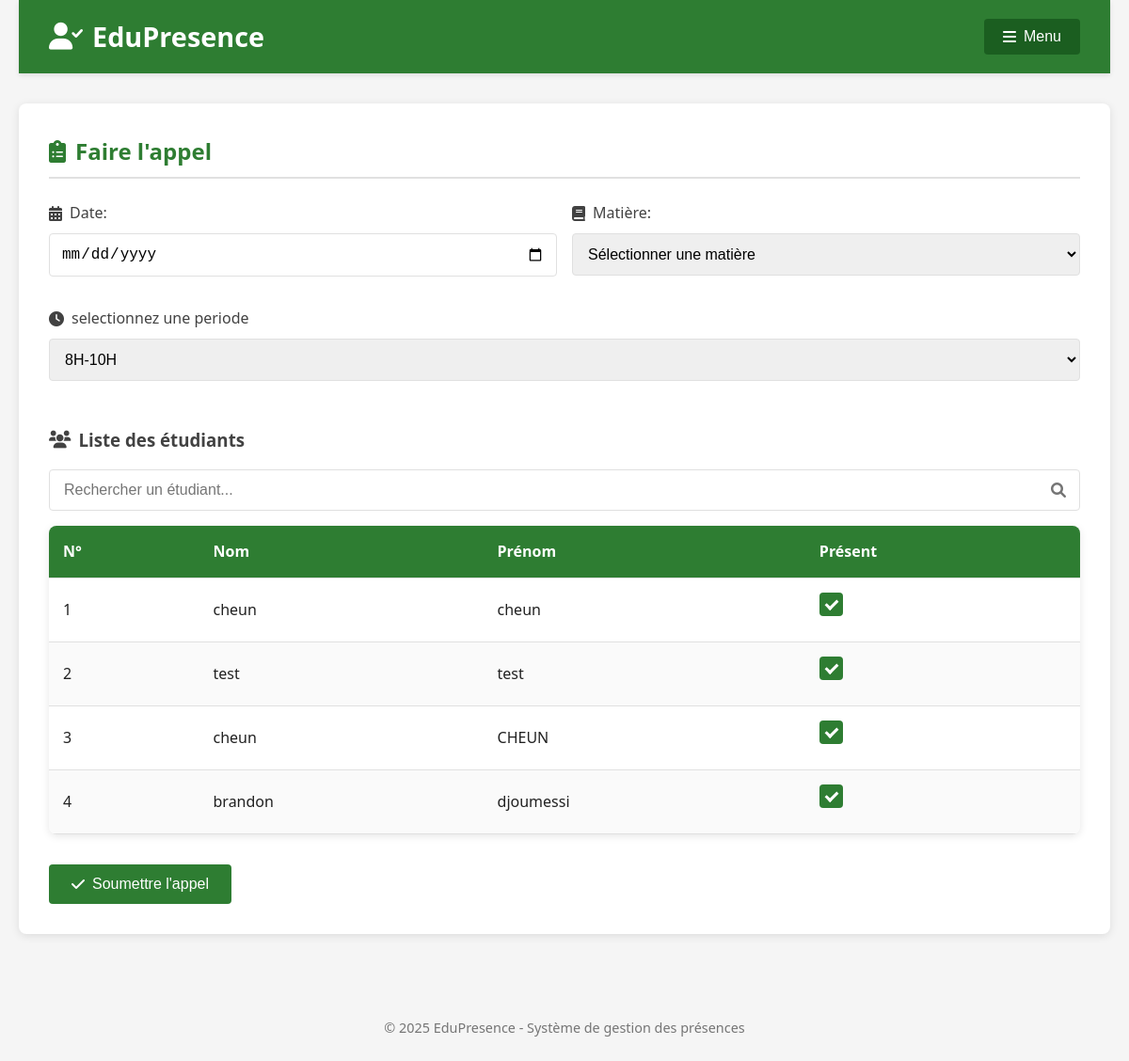
The app's page /vue/delegue/acceuilD.php (signed in) with its own data.
### tables this page shows
CREATE TABLE IF NOT EXISTS `utilisateur` (
  `id_etudiant` int NOT NULL AUTO_INCREMENT,
  `nom` varchar(255) NOT NULL,
  `prenom` varchar(255) NOT NULL,
  `email` varchar(255) NOT NULL,
  `mot_de_passe` varchar(255) NOT NULL,
  `filiere` varchar(255) NOT NULL,
  `niveau` int NOT NULL,
  `classe` varchar(255) NOT NULL,
  `role` varchar(255) NOT NULL DEFAULT 'etudiant',
  PRIMARY KEY (`id_etudiant`)
);

### modele/methode.php (called while the page is built, shortened)
<?php
function recupEtudiantByClass($db,$niveau,$filiere,$classe){
    $requete=$db->prepare('SELECT * from utilisateur where niveau=? and classe=? and filiere=?');
    $requete->execute(array($niveau,$classe,$filiere));
    $etudiants=array();
    while($ligne=$requete->fetch(PDO::FETCH_ASSOC)){
        $etudiants[]=['id'=>$ligne['id_etudiant'],'nom'=>$ligne["nom"],'prenom'=>$ligne['prenom'],'filiere'=>$ligne['filiere'],'niveau'=>$ligne['niveau'],'classe'=>$ligne['classe']];
    }
    return $etudiants;
}
?>

### vue/delegue/acceuilD.php (the view, shortened to what this page needs)
<?php
require "../../modele/methode.php";
$students = recupEtudiantByClass($db,$_SESSION['niveau'],$_SESSION['filiere'],$_SESSION['classe']);
$showVerificationForm = false;
?>
<!DOCTYPE html>
<html lang="fr">
<head>
    <link rel="stylesheet" href="styles.css">
    <link rel="stylesheet" href="https://cdnjs.cloudflare.com/ajax/libs/font-awesome/6.0.0/css/all.min.css">
</head>
<body>
    <div class="container">
        <header>
            <h1><i class="fas fa-user-check"></i> EduPresence</h1>
            <nav>
                <div class="dropdown">
                    <button class="dropbtn"><i class="fas fa-bars"></i> Menu</button>
                </div>
            </nav>
        </header>
        <main>
            <?php if ($showVerificationForm): ?>
                <section class="verification-form">
                    <h3><i class="fas fa-lock"></i> Vérification</h3>
                    <p>Un code de vérification a été envoyé à djoumessiivan2006@gmail.com</p>
                    <form method="POST" action="">
                        <div>
                            <input type="text" name="verification_code" placeholder="Code" maxlength="4" required>
                        </div>
                        <div>
                            <button type="submit" name="verify_code">Vérifier</button>
                            <button type="button" class="cancel" onclick="window.location.href='acceuilD.php'">Annuler</button>
                        </div>
                    </form>
                </section>
            <?php else: ?>
                <section class="attendance-form">
                    <h2><i class="fas fa-clipboard-list"></i> Faire l'appel</h2>
                    <form method="POST">
                        <div class="form-group">
                            <div class="form-row">
                                <div class="form-field">
                                    <label for="date"><i class="fas fa-calendar-alt"></i> Date:</label>
                                    <input type="date" id="date" name="date" min="<?php echo date('y-m-d') ?>" required>
                                </div>
                                <div class="form-field">
                                    <label for="subject"><i class="fas fa-book"></i> Matière:</label>
                                    <select id="subject" name="subject" required>
                                        <option value="">Sélectionner une matière</option>
                                    </select>
                                </div>
                            </div>
                            <div class="form-row">
                                <div class="form-field">
                                    <label for="periode"><i class="fas fa-clock"></i>selectionnez une periode</label>
                                    <select id="periode" name="periode" required>
                                        <option value="8H-10H">8H-10H</option>
                                    </select>
                                </div>
                            </div>
                        </div>
                        <div class="student-list">
                            <h3><i class="fas fa-users"></i> Liste des étudiants</h3>
                            <div class="search-bar">
                                <input type="text" id="search-student" placeholder="Rechercher un étudiant...">
                                <i class="fas fa-search search-icon"></i>
                            </div>
                            <table id="students-table">
                                <thead>
                                    <tr>
                                        <th>N°</th>
                                        <th>Nom</th>
                                        <th>Prénom</th>
                                        <th>Présent</th>
                                    </tr>
                                </thead>
                                <tbody id="students-body">
                                    <?php foreach ($students as $index => $student): ?>
                                    <tr>
                                        <td><?php echo $index + 1; ?></td>
                                        <td><?php echo htmlspecialchars($student['prenom']); ?></td>
                                        <td><?php echo htmlspecialchars($student['nom']); ?></td>
                                        <td>
                                            <label class="checkbox-container">
                                                <span class="checkmark"></span>
                                            </label>
                                        </td>
                                    </tr>
                                    <?php endforeach; ?>
                                </tbody>
                            </table>
                        </div>
                        <div class="submit-section">
                            <button type="submit" name="submit_attendance" class="btn-submit">
                                <i class="fas fa-check"></i> Soumettre l'appel
                            </button>
                        </div>
                    </form>
                </section>
            <?php endif; ?>
        </main>
        <footer>
            <p>&copy; <?php echo date('Y'); ?> EduPresence - Système de gestion des présences</p>
        </footer>
    </div>
</body>
</html>

### vue/delegue/styles.css (style rules this page uses)
:root { --primary-green: #2e7d32; --light-green: #4caf50; --dark-green: #1b5e20; --primary-gray: #757575; --light-gray: #e0e0e0; --dark-gray: #424242; --primary-red: #c62828; --light-red: #ef5350; --dark-red: #b71c1c; --white: #ffffff; --black: #212121; --background: #f5f5f5; }
* { margin: 0; padding: 0; box-sizing: border-box; }
body { font-family: 'Segoe UI', Tahoma, Geneva, Verdana, sans-serif; background-color: var(--background); color: var(--black); line-height: 1.6; }
.container { max-width: 1200px; margin: 0 auto; padding: 0 20px; }
header { background-color: var(--primary-green); color: var(--white); padding: 1rem 0; box-shadow: 0 2px 5px rgba(0, 0, 0, 0.1); display: flex; justify-content: space-between; align-items: center; padding: 1rem 2rem; }
header h1 { font-size: 1.8rem; margin: 0; display: flex; align-items: center; }
header h1 i { margin-right: 10px; }
.dropdown { position: relative; display: inline-block; }
.dropbtn { background-color: var(--dark-green); color: var(--white); padding: 10px 20px; font-size: 16px; border: none; cursor: pointer; border-radius: 4px; display: flex; align-items: center; gap: 8px; transition: background-color 0.3s; }
main { padding: 2rem 0; }
section { background-color: var(--white); border-radius: 8px; box-shadow: 0 2px 10px rgba(0, 0, 0, 0.1); padding: 2rem; margin-bottom: 2rem; transition: transform 0.3s, box-shadow 0.3s; }
h2 { color: var(--primary-green); margin-bottom: 1.5rem; border-bottom: 2px solid var(--light-gray); padding-bottom: 0.5rem; display: flex; align-items: center; gap: 10px; }
h3 { color: var(--dark-gray); margin: 1rem 0; display: flex; align-items: center; gap: 8px; }
.form-group { margin-bottom: 1.5rem; }
.form-row { display: flex; gap: 1rem; margin-bottom: 1rem; flex-wrap: wrap; }
.form-field { flex: 1; min-width: 200px; margin-bottom: 1rem; }
label { display: block; margin-bottom: 0.5rem; font-weight: 500; color: var(--dark-gray); display: flex; align-items: center; gap: 8px; }
input[type="text"], input[type="date"], input[type="time"], select, textarea { width: 100%; padding: 12px; border: 1px solid var(--light-gray); border-radius: 4px; font-size: 16px; transition: border-color 0.3s, box-shadow 0.3s; }
.student-list { margin-top: 2rem; }
.search-bar { margin-bottom: 1rem; position: relative; }
.search-bar input { width: 100%; padding: 12px 40px 12px 15px; border: 1px solid var(--light-gray); border-radius: 4px; font-size: 16px; transition: border-color 0.3s, box-shadow 0.3s; }
.search-icon { position: absolute; right: 15px; top: 50%; transform: translateY(-50%); color: var(--primary-gray); }
table { width: 100%; border-collapse: collapse; margin-top: 1rem; box-shadow: 0 2px 8px rgba(0, 0, 0, 0.1); border-radius: 8px; overflow: hidden; }
th, td { padding: 15px; text-align: left; border-bottom: 1px solid var(--light-gray); }
th { background-color: var(--primary-green); color: var(--white); font-weight: 600; position: sticky; top: 0; }
tr:nth-child(even) { background-color: rgba(0, 0, 0, 0.02); }
.checkbox-container { display: block; position: relative; padding-left: 35px; margin-bottom: 12px; cursor: pointer; font-size: 16px; user-select: none; height: 25px; }
.checkmark { position: absolute; top: 0; left: 0; height: 25px; width: 25px; background-color: var(--light-gray); border-radius: 4px; transition: all 0.3s; }
.checkbox-container input:checked ~ .checkmark { background-color: var(--primary-green); animation: pulse 0.5s; }
.checkmark:after { content: ""; position: absolute; display: none; }
.checkbox-container input:checked ~ .checkmark:after { display: block; animation: check 0.3s; }
.checkbox-container .checkmark:after { left: 9px; top: 5px; width: 5px; height: 10px; border: solid white; border-width: 0 3px 3px 0; transform: rotate(45deg); }
.btn-submit { background-color: var(--primary-green); color: var(--white); border: none; padding: 12px 24px; font-size: 16px; border-radius: 4px; cursor: pointer; transition: all 0.3s; display: flex; align-items: center; gap: 8px; }
.submit-section { margin-top: 2rem; text-align: right; }
footer { text-align: center; padding: 1.5rem 0; color: var(--primary-gray); font-size: 0.9rem; }

### records on screen
utilisateur: prenom "test", nom "test"
utilisateur: prenom "cheun", nom "CHEUN"
utilisateur: prenom "brandon", nom "djoumessi"

### other values on screen
$student['prenom'] "cheun"
$student['nom'] "cheun"
